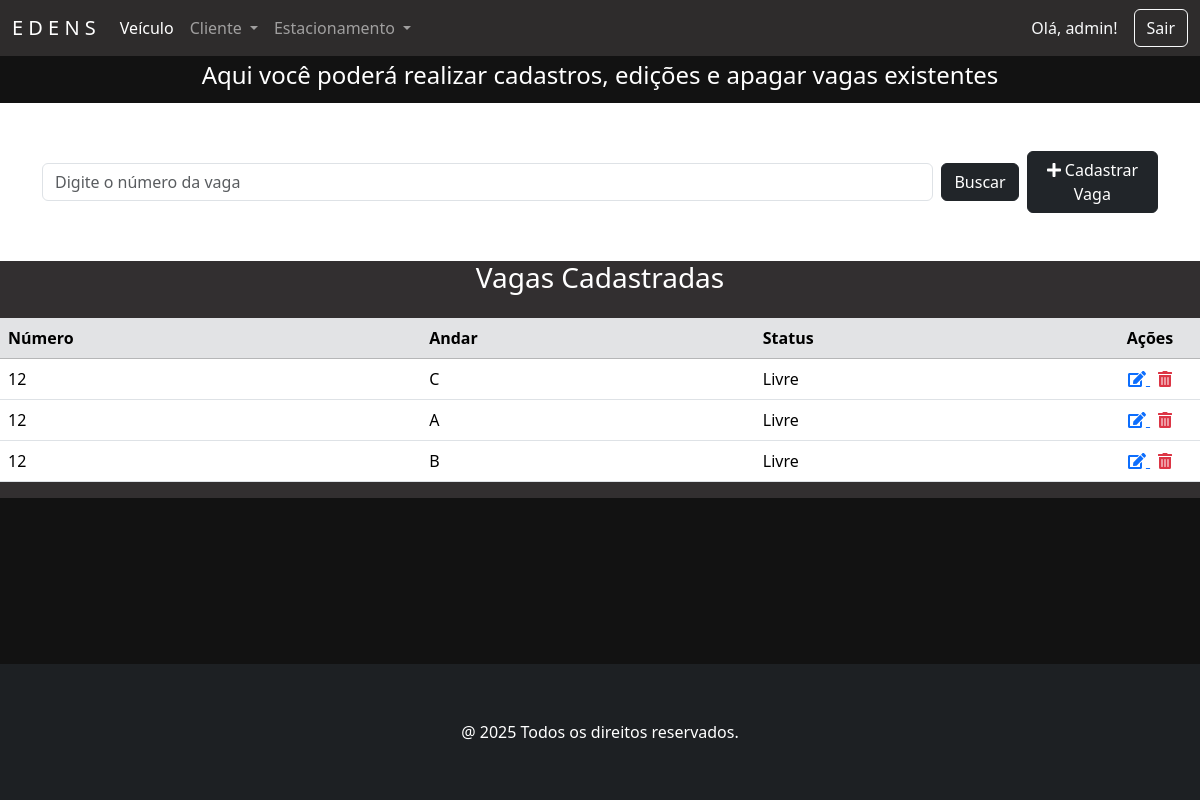
The page /vagas/ (signed in) on the database as committed earlier.
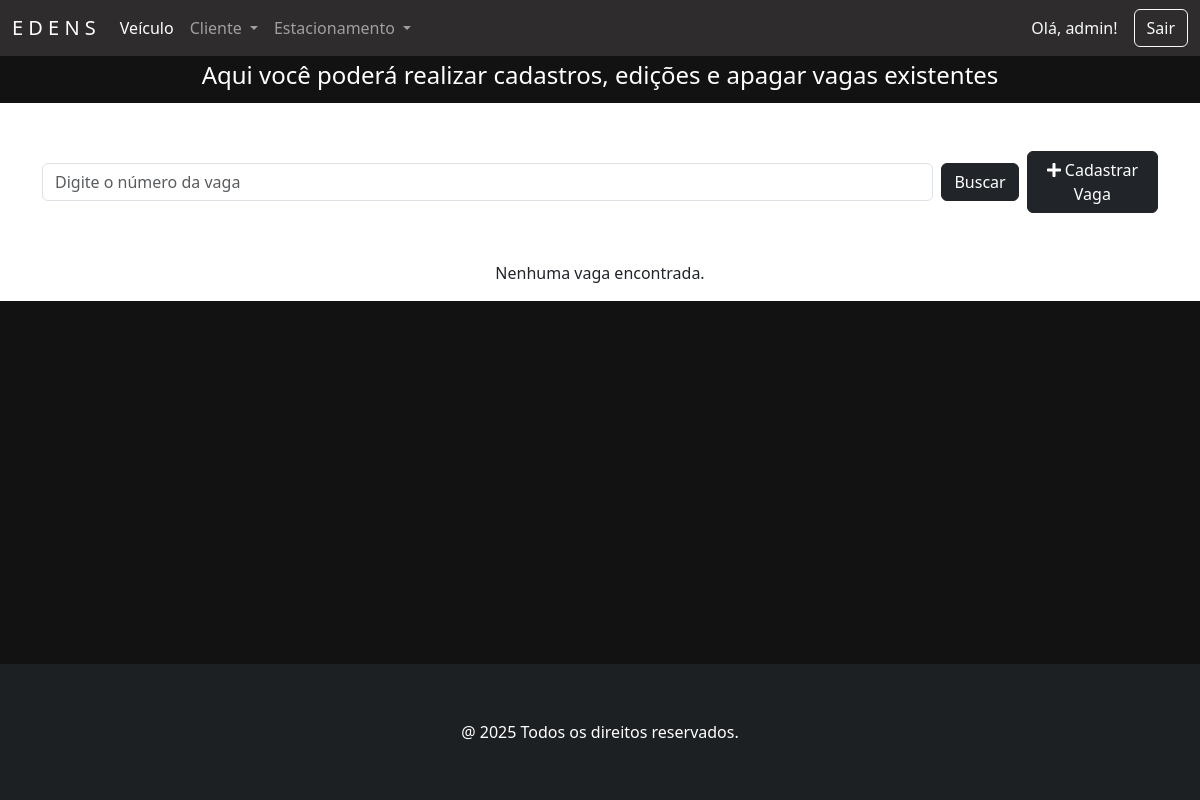
The same page on the database as committed later.
### vaga/models.py (models this page shows, shortened)
class Vaga(models.Model):
    ANDAR_CHOICES = [
        ('A', '1º Andar'),
        ('B', '2º Andar'),
        ('C', '3º Andar'),
    ]
    STATUS_CHOICES = [
        ('Livre', 'Livre'),
        ('Ocupada', 'Ocupada'),
    ]
    numero = models.CharField('Número', max_length=10, help_text='Número da vaga')
    andar = models.CharField('Andar', max_length=1, choices=ANDAR_CHOICES, help_text='Andar da vaga')
    status = models.CharField('Status', max_length=10, choices=STATUS_CHOICES, default='Livre', help_text='Status atual da vaga')
    class Meta:
        verbose_name = 'Vaga'
        verbose_name_plural = 'Vagas'
        constraints = [
            models.UniqueConstraint(fields=['numero', 'andar'], name='unique_numero_andar')
        ]

### vaga/views.py (the view)
# urls.py: path('vagas/', VagaView.as_view(), name='vagas'),
class VagaView(PermissionRequiredMixin, ListView):
    permission_required = 'vaga.view_vaga'
    permission_denied_message = 'Visualizar vaga'
    model = Vaga
    template_name = 'vaga.html'
    def get_queryset(self):
        buscar = self.request.GET.get('buscar')
        qs = super(VagaView, self).get_queryset()
        if buscar:
            qs = qs.filter(numero__icontains=buscar)
        if qs.count() > 0:
            paginator = Paginator(qs, 10)
            listagem = paginator.get_page(self.request.GET.get('page'))
            return listagem
        else:
            return messages.info(self.request, 'Não existem vagas cadastradas.')

### vaga/templates/vaga.html (shortened to what this page needs)
{% extends 'principal.html' %}
{% load django_bootstrap5 %}
{% load static %}
{% block content %}
    <div class="contaier-flex text-center text-white" style="background-color: #121212; padding: 5px">
        <h4>Aqui você poderá realizar cadastros, edições e apagar vagas existentes</h4>
    </div>
    <section class="section">
        <div class="container mb-5 mt-5">
            <form action="" method="GET" class="d-flex justify-content-start align-items-center gap-2">
                <input class="form-control" type="text" name="buscar" value="{{ request.GET.buscar }}"
                       placeholder="Digite o número da vaga" style="max-width: 900px;">
                <button type="submit" class="btn btn-dark">Buscar</button>
                <a href="{% url 'vaga_adicionar' %}" class="btn btn-dark">
                    <i class="fas fa-plus"></i> Cadastrar Vaga
                </a>
            </form>
        </div>
    </section>
    {% if object_list %}
        <div class="card-body" style="background-color: #322f30">
            <h3 class="text-center text-white mb-4">Vagas Cadastradas</h3>
            <div class="table-responsive">
                <table class="table table-hover">
                    <thead class="table-secondary">
                    <tr>
                        <th>Número</th>
                        <th>Andar</th>
                        <th>Status</th>
                        <th style="width: 100px; text-align: center">Ações</th>
                    </tr>
                    </thead>
                    <tbody>
                    {% for vaga in object_list %}
                        <tr>
                            <td>{{ vaga.numero }}</td>
                            <td>{{ vaga.andar }}</td>
                            <td>{{ vaga.status }}</td>
                            <td class="text-center">
                                <a href="{% url 'vaga_editar' vaga.pk %}" class="me-2" title="Editar">
                                    <i class="fas fa-edit"></i>
                                </a>
                                <a href="{% url 'vaga_apagar' vaga.pk %}" title="Apagar" class="text-danger">
                                    <i class="fas fa-trash-alt"></i>
                                </a>
                            </td>
                        </tr>
                    {% endfor %}
                    </tbody>
                </table>
            </div>
        </div>
    {% else %}
        <p class="text-center mt-4">Nenhuma vaga encontrada.</p>
    {% endif %}
{% endblock %}

Rows that differ between the two databases and show on the page:
removed Vaga: numero "12", andar "C", status "Livre"
removed Vaga: numero "12", andar "A", status "Livre"
removed Vaga: numero "12", andar "B", status "Livre"
Other text that changed with them:
text no longer shown: "Vagas Cadastradas Número Andar Status Ações"
text now shown: "Nenhuma vaga encontrada."
